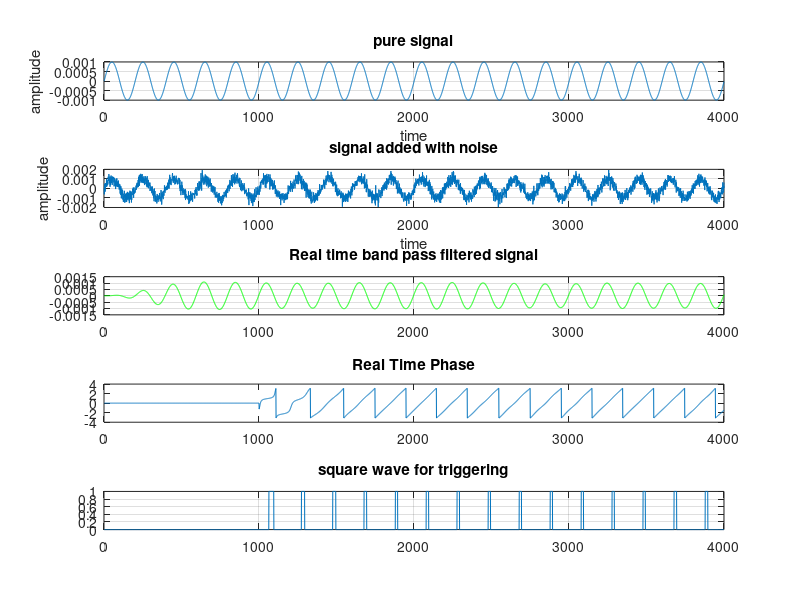

Recreate this plot in MATLAB.
clear;
close all;
%%
t=csvread("sinwave4.csv");   % sin4 is giving best results
time=t(:,1);
y=t(:,2);

%plot(x(:,1),x(:,2))
SNR=5;   % signal-to-noise ratio
fs=2000;

figure(1)
subplot(5,1,1) % 5 rows , 1 column , first position
plot(y); box on; grid on;
title("pure signal")
xlabel 'time';
ylabel 'amplitude';

%%
Y1 = awgn(y,SNR,'measured','linear');    % adding white gaussian noise
%plot(time, Y1)

subplot(5,1,2) % 5 rows , 1 column , 2nd position
plot(Y1); grid on; box on;
title("signal added with gaussian noise")
xlabel 'time';
ylabel 'amplitude';
title("signal added with noise")
%%
signal    = Y1;
fcutlow=8;   %low cut frequency in Hz
fcuthigh=13;   %high cut frequency in Hz
order=3;
[b,a]=butter(order,[fcutlow,fcuthigh]/(fs/2),'bandpass');
%[b, a]    = butter(3, 0.5);
z         = zeros(1, 6);
filtered1 = filter(b, a, signal, z);  % Same as: filter(b, a, signal) if z is 0
filtered2 = NaN(size(signal));
steps     = 0:1:numel(signal);
for iStep = 1:numel(steps) - 1
  i1 = steps(iStep) + 1;
  i2 = steps(iStep + 1);
  % z is updated in each block:
  [filtered2(i1:i2), z] = filter(b, a, signal(i1:i2), z);
end
subplot(5,1,3)
plot(filtered2,'g'); grid on; box on;
title("Real time band pass filtered signal")
%%
signal = filtered2;
filtered3 = NaN(size(signal));
steps     = 1:1:numel(signal);
for i = 1000:numel(steps)
    ww=NaN(1000,1);
    i1 = steps(i-999);
    i2 = steps(i);
    [ww(1:1000)] = hilbert(signal(i1:i2));
    filtered3(i)=ww(1000);
end
sigphase = atan2(imag(filtered3),real(filtered3));
%sigphase = (unwrap(angle(filtered3)))';
sigphase(1:1000)=zeros(1000,1);
subplot(5,1,4); grid on; box on;
plot(sigphase)
title("Real Time Phase")
%%
squareWave=zeros(length(sigphase),1);
for j=1:length(sigphase)
    if (1<= sigphase(j)) && (sigphase(j)<=1.5)
        squareWave(j,1)=1;
    end
end
subplot(5,1,5)
plot(squareWave); grid on; box on;
title("square wave for triggering")
%%
disp('running completed')